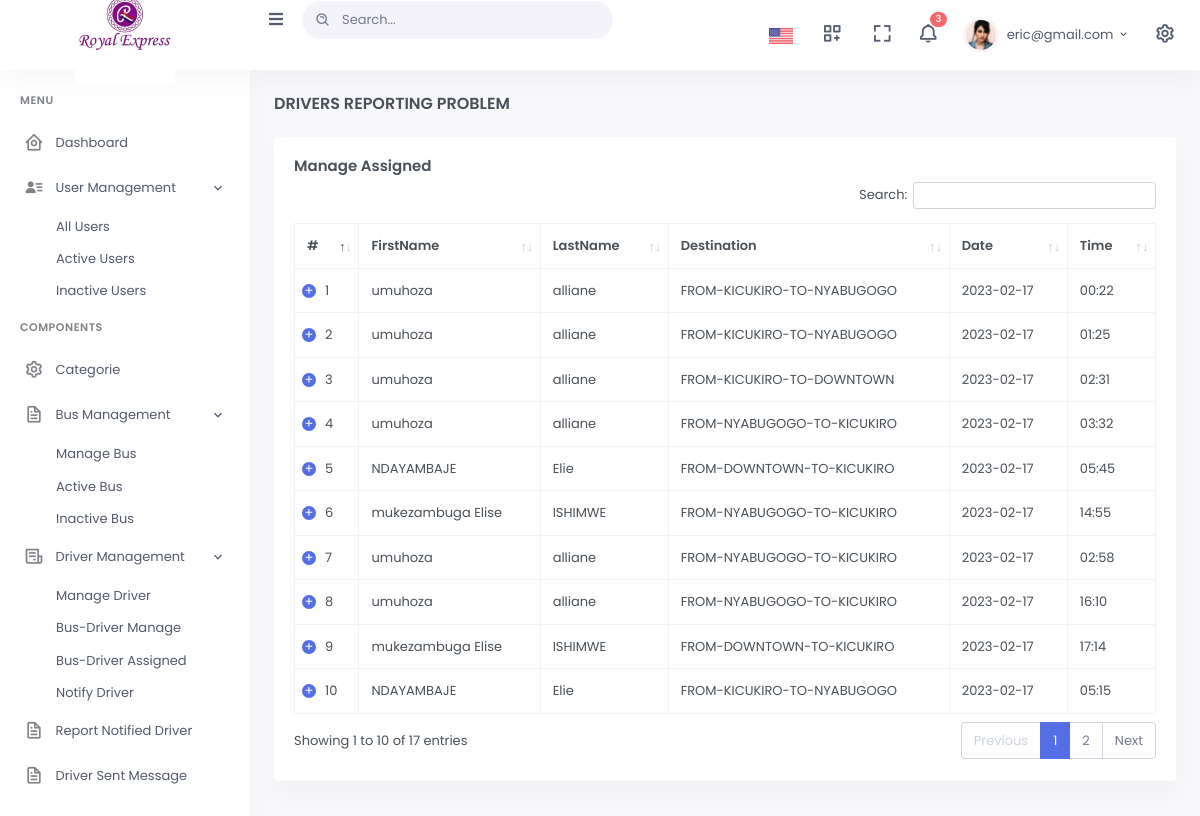
The app's page /admin/report.php (signed in) with its own data.
### tables this page shows
CREATE TABLE `notify_tbl` (
  `not_id` int(11) NOT NULL,
  `user_id` varchar(56) NOT NULL,
  `bus_id` varchar(45) NOT NULL,
  `destination` varchar(34) NOT NULL,
  `dipaturetime` varchar(11) NOT NULL,
  `status` int(11) NOT NULL,
  `comment` varchar(65) NOT NULL,
  `date_notified` date NOT NULL
);

CREATE TABLE `users` (
  `user_id` int(11) NOT NULL,
  `firstname` varchar(56) NOT NULL,
  `lastname` varchar(45) NOT NULL,
  `email` varchar(34) NOT NULL,
  `phonenumber` varchar(33) NOT NULL,
  `password` varchar(100) NOT NULL,
  `status` int(11) NOT NULL,
  `role` varchar(65) NOT NULL,
  `created_on` date NOT NULL DEFAULT current_timestamp(),
  `status1` varchar(11) DEFAULT NULL
);

### admin/report.php (the view, shortened to what this page needs)
<!doctype html>
<html lang="en">
<head>
        <link href="assets/libs/datatables.net-bs4/css/dataTables.bootstrap4.min.css" rel="stylesheet" type="text/css" />
        <link href="assets/libs/datatables.net-buttons-bs4/css/buttons.bootstrap4.min.css" rel="stylesheet" type="text/css" />
        <link href="assets/libs/datatables.net-responsive-bs4/css/responsive.bootstrap4.min.css" rel="stylesheet" type="text/css" />
        <link href="assets/css/bootstrap.min.css" id="bootstrap-style" rel="stylesheet" type="text/css" />
        <link href="assets/css/icons.min.css" rel="stylesheet" type="text/css" />
        <link href="assets/css/app.min.css" id="app-style" rel="stylesheet" type="text/css" />
    </head>
    <body data-sidebar="" data-layout-mode="light">
        <div id="layout-wrapper">
           <?php
           include('include/header.php');
           ?>
            <?php
           include('include/navbar.php');
           ?>
            <div class="main-content">
                <div class="page-content">
                    <div class="container-fluid">
                        <div class="row">
                            <div class="col-12">
                                <div class="page-title-box d-sm-flex align-items-center justify-content-between">
                                    <h4 class="mb-sm-0 font-size-18">Drivers Reporting Problem</h4>
                                </div>
                            </div>
                        </div>
                        <div class="row">
                            <div class="col-12">
                                <div class="card">
                                    <div class="card-body">
                                        <h4 class="card-title">Manage Assigned</h4>
                                        <table id="datatable-buttons" class="table table-bordered dt-responsive nowrap w-100">
                                            <thead>
                                            <tr><th>#</th>
                                                <th>FirstName</th>
                                                <th>LastName</th>
                                                <th>Destination</th>
                                                <th>Date </th>
                                                <th>Time</th>
                                            </tr>
                                            </thead>
                                            <tbody>
                                            <?php
                                                $select = mysqli_query($con,"SELECT  users.firstname,users.lastname,users.lastname,users.user_id,notify_tbl.destination,bus_tbl.bus_id,notify_tbl.dipaturetime,bus_tbl.platenumber,notify_tbl.comment,notify_tbl.dipaturetime,notify_tbl.date_notified FROM notify_tbl JOIN users ON users.user_id=notify_tbl.user_id JOIN bus_tbl ON bus_tbl.bus_id=notify_tbl.bus_id");
                                                $i=0;
                                                while ($row = mysqli_fetch_array($select)) {
                                                    $i++;
                                            ?>
                                            <tr>
                                                <td><?php echo $i ?></td>
                                                <td><?php echo $row['firstname'];?></td>
                                                <td><?php echo $row['lastname'];?></td>
                                                <td><?php echo $row['destination'];?></td>
                                                <td><?php echo $row['date_notified'];?></td>
                                                <td><?php echo $row['dipaturetime'];?></td>
                                            </tr>
                                            <?php
                                                }
                                            ?>
                                            </tbody>
                                        </table>
                                    </div>
                                </div>
                            </div>
                        </div>
                    </div>
                </div>
        </div>
    </body>
</html>

### records on screen
notify_tbl: user.firstname "umuhoza", user.lastname "alliane", destination "FROM-KICUKIRO-TO-NYABUGOGO", date_notified "2023-02-17", dipaturetime "00:22"
notify_tbl: user.firstname "umuhoza", user.lastname "alliane", destination "FROM-KICUKIRO-TO-NYABUGOGO", date_notified "2023-02-17", dipaturetime "01:25"
notify_tbl: user.firstname "umuhoza", user.lastname "alliane", destination "FROM-KICUKIRO-TO-DOWNTOWN", date_notified "2023-02-17", dipaturetime "02:31"
notify_tbl: user.firstname "umuhoza", user.lastname "alliane", destination "FROM-NYABUGOGO-TO-KICUKIRO", date_notified "2023-02-17", dipaturetime "03:32"
notify_tbl: user.firstname "NDAYAMBAJE", user.lastname "Elie", destination "FROM-DOWNTOWN-TO-KICUKIRO", date_notified "2023-02-17", dipaturetime "05:45"
notify_tbl: user.firstname "mukezambuga Elise", user.lastname "ISHIMWE", destination "FROM-NYABUGOGO-TO-KICUKIRO", date_notified "2023-02-17", dipaturetime "14:55"
notify_tbl: user.firstname "umuhoza", user.lastname "alliane", destination "FROM-NYABUGOGO-TO-KICUKIRO", date_notified "2023-02-17", dipaturetime "02:58"
notify_tbl: user.firstname "umuhoza", user.lastname "alliane", destination "FROM-NYABUGOGO-TO-KICUKIRO", date_notified "2023-02-17", dipaturetime "16:10"
notify_tbl: user.firstname "mukezambuga Elise", user.lastname "ISHIMWE", destination "FROM-DOWNTOWN-TO-KICUKIRO", date_notified "2023-02-17", dipaturetime "17:14"
notify_tbl: user.firstname "NDAYAMBAJE", user.lastname "Elie", destination "FROM-KICUKIRO-TO-NYABUGOGO", date_notified "2023-02-17", dipaturetime "05:15"

### other values on screen
$total "3"
$_SESSION['email'] "eric@gmail.com"
